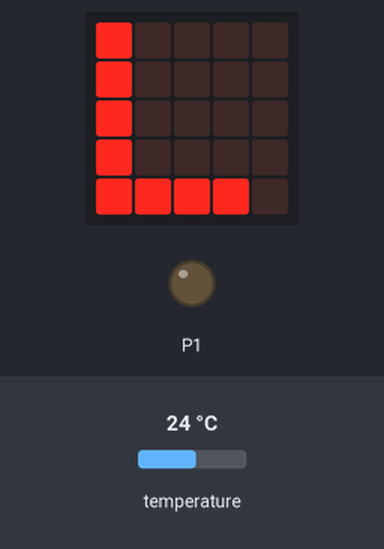
A program run on a simulated BBC micro:bit running MicroPython. Shown: the board's 5×5 LED display, output pins drawn as LEDs (lit = HIGH). The inputs (shaded band) are chosen by the test bench; at power-on: temperature 24 °C.

Above: at 1.2 s.
1.3 s: temperature set to 27.5 °C
3.2 s: temperature set to 28.4 °C
At 4.5 s:
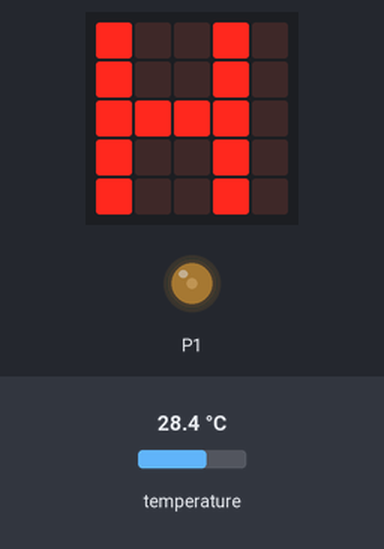
Timing chart, 0 to 6.2 s (numbered marks = the images above; inputs shaded):
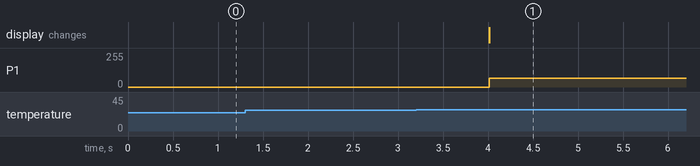

The program:

Ch14_05_temp_controlled_fan.py
```python
from microbit import *
Temp = temperature()
while True:
    Temp = temperature()
    if Temp > 27:
        display.show("H")
        pin1.write_analog(255)
        sleep(1000)
    else:
        display.show("L")
        pin1.write_digital(0)
        sleep(1000)
    display.clear()
```

Measured:
- the behaviour switches between 27.9 and 28 °C on temperature (found by bisection; images 0 and 1)
- after the input at 1.3 s, every drawn part: stays the same
- after the input at 3.2 s, P1: 0/255 → 64/255 after 0.81 s; the display: changes after 0.81 s (image 1)
